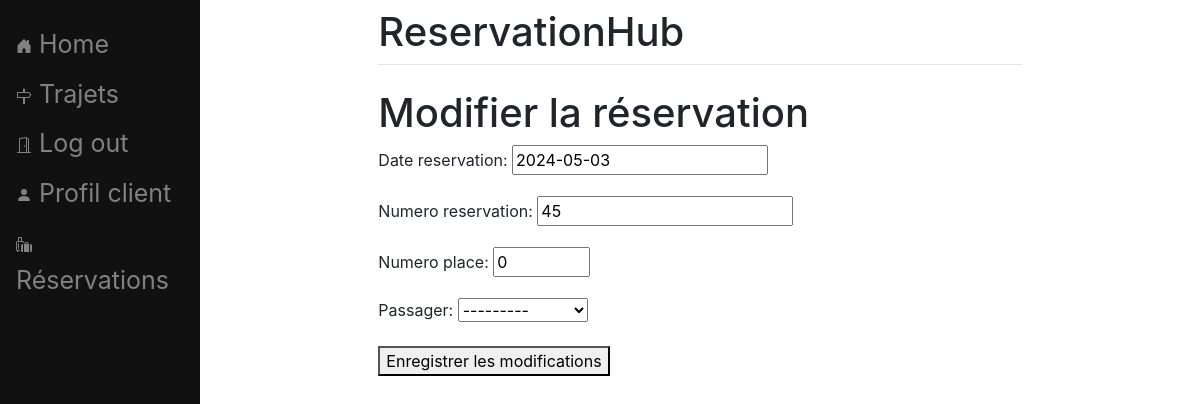
The app's page /reservationhub/mes_reservations/modifier/10/ (signed in) with its own data.
### reservationhub/models.py (models this page shows, shortened)
class Reservation(models.Model):
    date_reservation = models.DateField()
    numero_reservation = models.CharField(max_length=50)
    numero_place = models.IntegerField(default=0)
    passager = models.ForeignKey(Passager, on_delete=models.CASCADE, null=True)
    trajet = models.ForeignKey(Trajet, on_delete=models.CASCADE)
    utilisateur_reservation = models.ForeignKey(Client, on_delete=models.CASCADE)

### reservationhub/views.py (the view)
# urls.py: path('mes_reservations/modifier/<int:reservation_id>/', views.modifier_reservation, name='modifier_reservation'),
def modifier_reservation(request, reservation_id):
    utilisateur = request.user
    client = Client.objects.get(user=utilisateur)
    reservation = get_object_or_404(Reservation, id=reservation_id)
    if request.method == 'POST':
        form = ReservationForm(request.POST, instance=reservation)
        if form.is_valid():
            form.save()
            return redirect('reservationhub:mes_reservations')
    else:
        passagers_disponibles = Passager.objects.filter(utilisateur=request.user)
        form = ReservationForm(instance=reservation)
        form.fields['passager'].queryset = passagers_disponibles
    return render(request, 'reservationhub/modifier_reservation.html', {'form': form, 'reservation': reservation})

### reservationhub/forms.py
class ReservationForm(forms.ModelForm):
    numero_place = forms.IntegerField(min_value=1, max_value=200)
    class Meta:
        model = Reservation
        fields = ['date_reservation', 'numero_reservation', 'numero_place', 'passager']
    def __init__(self, *args, **kwargs):
        super().__init__(*args, **kwargs)
        self.fields['date_reservation'].widget.attrs['readonly'] = True
        self.fields['numero_reservation'].widget.attrs['readonly'] = True

### reservationhub/models.py (called while the page is built)
    def __str__(self):
        return f"{self.prenom} {self.nom}"

### reservationhub/templates/reservationhub/modifier_reservation.html (shortened to what this page needs)
<!DOCTYPE html>
{%extends 'reservationhub/base.html'%}
{%block content%}
<head>
</head>
<body>
    <h1>Modifier la réservation</h1>
    <form method="POST">
        {{ form.as_p }}
        <button type="submit">Enregistrer les modifications</button>
    </form>
</body>
{%endblock%}

### records on screen
Reservation: date_reservation "2024-05-03", numero_reservation "45", numero_place "0", passager "---------"
